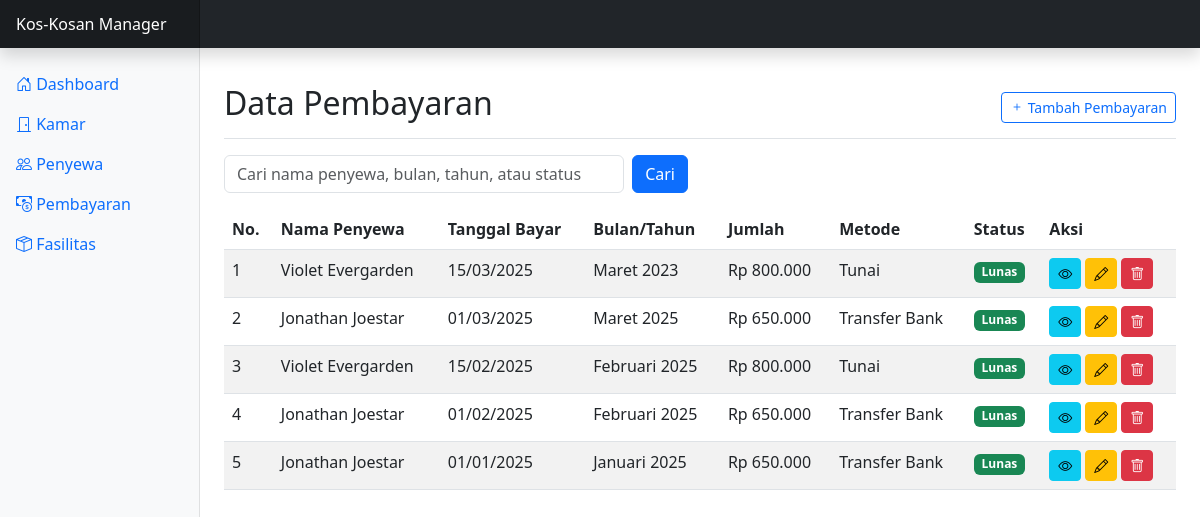
The page /pembayaran.php on the database its author committed.
### tables this page shows
CREATE TABLE pembayaran (
    id_pembayaran INT AUTO_INCREMENT PRIMARY KEY,
    id_penyewa INT NOT NULL,
    tanggal_bayar DATE NOT NULL,
    jumlah_bayar DECIMAL(10, 2) NOT NULL,
    bulan_sewa VARCHAR(20) NOT NULL,
    tahun_sewa YEAR NOT NULL,
    metode_pembayaran VARCHAR(50) NOT NULL,
    status_pembayaran ENUM('pending', 'lunas', 'gagal') NOT NULL DEFAULT 'pending',
    keterangan TEXT,
    created_at TIMESTAMP DEFAULT CURRENT_TIMESTAMP,
    updated_at TIMESTAMP DEFAULT CURRENT_TIMESTAMP ON UPDATE CURRENT_TIMESTAMP,
    FOREIGN KEY (id_penyewa) REFERENCES penyewa(id_penyewa) ON DELETE CASCADE
);

CREATE TABLE penyewa (
    id_penyewa INT AUTO_INCREMENT PRIMARY KEY,
    id_kamar INT NULL,
    nama_lengkap VARCHAR(100) NOT NULL,
    nik VARCHAR(20) NOT NULL,
    jenis_kelamin ENUM('L', 'P') NOT NULL,
    no_telepon VARCHAR(15) NOT NULL,
    email VARCHAR(100),
    alamat_asal TEXT NOT NULL,
    tanggal_masuk DATE NOT NULL,
    tanggal_keluar DATE,
    created_at TIMESTAMP DEFAULT CURRENT_TIMESTAMP,
    updated_at TIMESTAMP DEFAULT CURRENT_TIMESTAMP ON UPDATE CURRENT_TIMESTAMP,
    FOREIGN KEY (id_kamar) REFERENCES kamar(id_kamar) ON DELETE SET NULL
);

### class/Pembayaran.php (called while the page is built, shortened)
<?php
class Pembayaran {
    private $conn;
    private $table_name = "pembayaran";
    public function __construct($db) {
        $this->conn = $db;
    }
    public function getAll($search = "") {
        $query = "SELECT p.*, py.nama_lengkap
                  FROM " . $this->table_name . " p
                  INNER JOIN penyewa py ON p.id_penyewa = py.id_penyewa";
        $query .= " ORDER BY p.tanggal_bayar DESC";
        $stmt = $this->conn->prepare($query);
        $stmt->execute();
        return $stmt;
    }
}
?>

### view/pembayaran/index.php (the view, shortened to what this page needs)
<?php
$search = isset($_GET['search']) ? $_GET['search'] : '';
$stmt = $pembayaran->getAll($search);
?>
<div class="d-flex justify-content-between flex-wrap flex-md-nowrap align-items-center pt-3 pb-2 mb-3 border-bottom">
    <h1 class="h2">Data Pembayaran</h1>
    <div class="btn-toolbar mb-2 mb-md-0">
        <a href="pembayaran.php?action=add" class="btn btn-sm btn-outline-primary">
            <i class="bi bi-plus"></i> Tambah Pembayaran
        </a>
    </div>
</div>
<div class="row mb-3">
    <div class="col-md-6">
        <form action="pembayaran.php" method="GET" class="d-flex">
            <input type="text" name="search" class="form-control me-2" placeholder="Cari nama penyewa, bulan, tahun, atau status" value="<?php echo htmlspecialchars($search); ?>">
            <button type="submit" class="btn btn-primary">Cari</button>
        </form>
    </div>
</div>
<div class="table-responsive">
    <table class="table table-striped table-hover">
        <thead>
            <tr>
                <th>No.</th>
                <th>Nama Penyewa</th>
                <th>Tanggal Bayar</th>
                <th>Bulan/Tahun</th>
                <th>Jumlah</th>
                <th>Metode</th>
                <th>Status</th>
                <th>Aksi</th>
            </tr>
        </thead>
        <tbody>
            <?php
            $no = 1;
            if($stmt->rowCount() > 0) {
                while($row = $stmt->fetch(PDO::FETCH_ASSOC)) {
                    extract($row);
                    echo "<tr>";
                    echo "<td>" . $no++ . "</td>";
                    echo "<td>" . $nama_lengkap . "</td>";
                    echo "<td>" . date('d/m/Y', strtotime($tanggal_bayar)) . "</td>";
                    echo "<td>" . $bulan_sewa . " " . $tahun_sewa . "</td>";
                    echo "<td>Rp " . number_format($jumlah_bayar, 0, ',', '.') . "</td>";
                    echo "<td>" . $metode_pembayaran . "</td>";
                    if($status_pembayaran == 'lunas') {
                        echo "<td><span class='badge bg-success'>Lunas</span></td>";
                    } elseif($status_pembayaran == 'pending') {
                        echo "<td><span class='badge bg-warning'>Pending</span></td>";
                    } else {
                        echo "<td><span class='badge bg-danger'>Gagal</span></td>";
                    }
                    echo "<td>";
                    echo "<a href='pembayaran.php?action=view&id=" . $id_pembayaran . "' class='btn btn-sm btn-info me-1'><i class='bi bi-eye'></i></a>";
                    echo "<a href='pembayaran.php?action=edit&id=" . $id_pembayaran . "' class='btn btn-sm btn-warning me-1'><i class='bi bi-pencil'></i></a>";
                    echo "<a href='pembayaran.php?action=delete&id=" . $id_pembayaran . "' class='btn btn-sm btn-danger' onclick='return confirm(\"Apakah Anda yakin ingin menghapus pembayaran ini?\")'><i class='bi bi-trash'></i></a>";
                    echo "</td>";
                    echo "</tr>";
                }
            } else {
                echo "<tr><td colspan='8' class='text-center'>Tidak ada data pembayaran.</td></tr>";
            }
            ?>
        </tbody>
    </table>
</div>

### rows shown on the page
pembayaran: id_penyewa.nama_lengkap "Violet Evergarden", tanggal_bayar "15/03/2025", bulan_sewa "Maret", tahun_sewa "2023", jumlah_bayar "800.000", metode_pembayaran "Tunai", status_pembayaran "Lunas"
pembayaran: id_penyewa.nama_lengkap "Jonathan Joestar", tanggal_bayar "01/03/2025", bulan_sewa "Maret", tahun_sewa "2025", jumlah_bayar "650.000", metode_pembayaran "Transfer Bank", status_pembayaran "Lunas"
pembayaran: id_penyewa.nama_lengkap "Violet Evergarden", tanggal_bayar "15/02/2025", bulan_sewa "Februari", tahun_sewa "2025", jumlah_bayar "800.000", metode_pembayaran "Tunai", status_pembayaran "Lunas"
pembayaran: id_penyewa.nama_lengkap "Jonathan Joestar", tanggal_bayar "01/02/2025", bulan_sewa "Februari", tahun_sewa "2025", jumlah_bayar "650.000", metode_pembayaran "Transfer Bank", status_pembayaran "Lunas"
pembayaran: id_penyewa.nama_lengkap "Jonathan Joestar", tanggal_bayar "01/01/2025", bulan_sewa "Januari", tahun_sewa "2025", jumlah_bayar "650.000", metode_pembayaran "Transfer Bank", status_pembayaran "Lunas"
